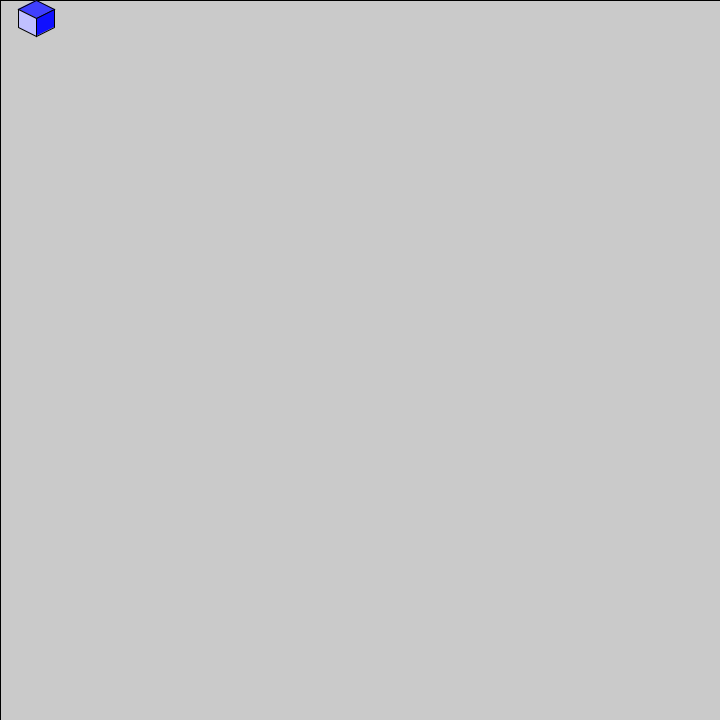
Frame 1 (no input)
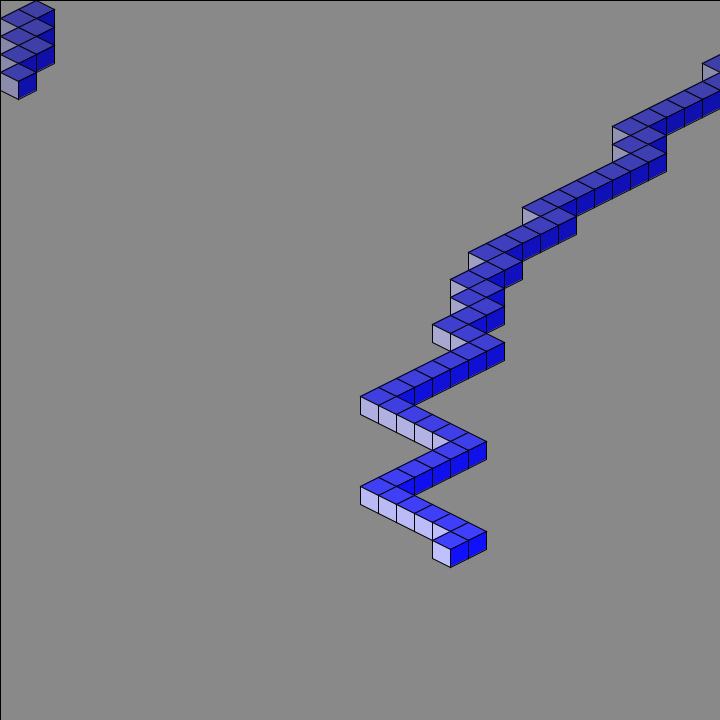
Frame 60 (the mouse pressed at the canvas centre just before this capture)
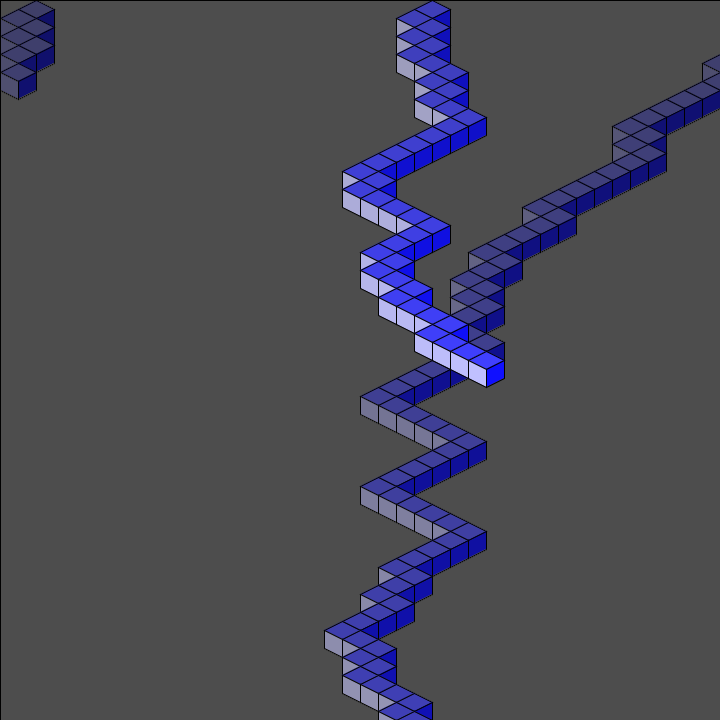
Frame 120 (the mouse held since frame 60 and released just before this capture)

The Processing sketch that drew these frames (run headless with seeded random() and noise(); from frame 60 on, the mouse is pressed at the canvas centre):

// Processing sketch: bit2atom_20210217c_randomBlocks
// ── bit2atom_20210217c_randomBlocks.pde
float x, y;
void setup() {
  size(720, 720);
}
void draw() {
  fill(0, 2);
  square(0, 0, 721);
  translate(x=(x+(int(random(2))*2-1)*18+720)%720, y=y%720+9);
  fill(#4040FF);
  quad(0, 0, 18, -9, 36, 0, 18, 9);
  fill(#C0C0FF);
  quad(0, 0, 18, 9, 18, 27, 0, 18);
  fill(#1010FF);
  quad(18, 9, 36, 0, 36, 18, 18, 27);
}
